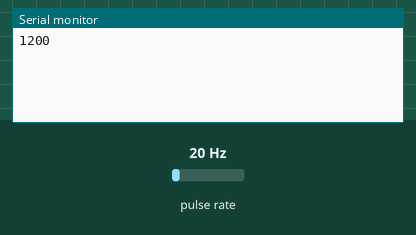
Recording of a sketch running on a simulated Arduino Uno, built with avr-gcc and run on an emulated ATmega328P. Shown: the last lines printed to the serial monitor. Wiring (inferred from the names in the program): pulse sensor: data pin 2. The test bench sets the inputs (shaded band); at power-on: pulse rate 20 Hz.

Above: at 1.2 s.
1.3 s: pulse rate (sensor on pin 2) set to 4 Hz
At 2.6 s:
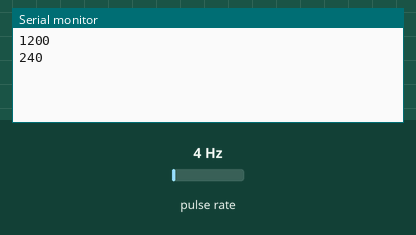
2.8 s: pulse rate (sensor on pin 2) set to 50 Hz
At 3.6 s:
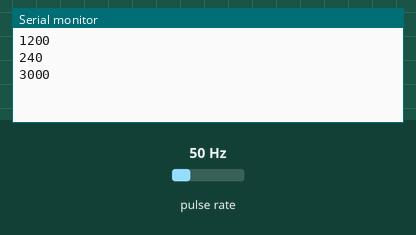
Timing chart, 0 to 5.8 s (numbered marks = the images above; inputs shaded):
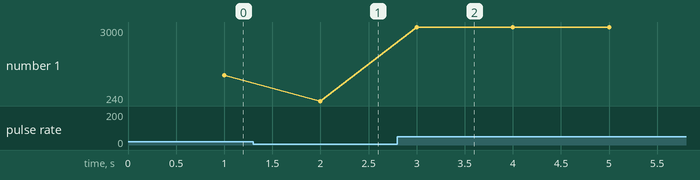

The sketch:

tachometer_1sensor.ino
```cpp
#include <Time.h>

const int IR_PIN = 2;  // IR sensor input pin

unsigned long previousMillis = 0;  // Variable to store previous time
unsigned long rpmtime;
volatile float rpmfloat;
unsigned int rpm;
bool tooslow = 1;


void setup() {
  Serial.begin(115200);
  TCCR1A = 0; // Setting timer 1 control registers A and B to 0
  TCCR1B = 0;
  TCCR1B |= (1 << CS12); //Prescaler 256
  TIMSK1 |= (1 << TOIE1); //enable timer overflow
  pinMode(2, INPUT);
  attachInterrupt(digitalPinToInterrupt(2), RPM, FALLING);

}


// Counter overflow interrupt. Change occurrence by changing prescaler
ISR(TIMER1_OVF_vect){
  tooslow = 1;
  }


void loop() {
  delay(1000);
  if (tooslow == 1) {
    Serial.println("SLOW!");
  }
  else {
    rpmfloat = 60 / (rpmtime/ 62500.00);
    rpm = round(rpmfloat);
    Serial.println(rpm);
  }}


void RPM () {
  rpmtime = TCNT1;
  TCNT1 = 0;
  tooslow = 0;
}
```

Measured:
- after the input at 1.3 s, the serial monitor: prints a new line after 0.70 s (image 1)
- after the input at 2.8 s, the serial monitor: prints a new line after 0.20 s (image 2)
- plotted number 1: 1200 → 240 after the input at 1.3 s, 240 → 3000 after the input at 2.8 s
